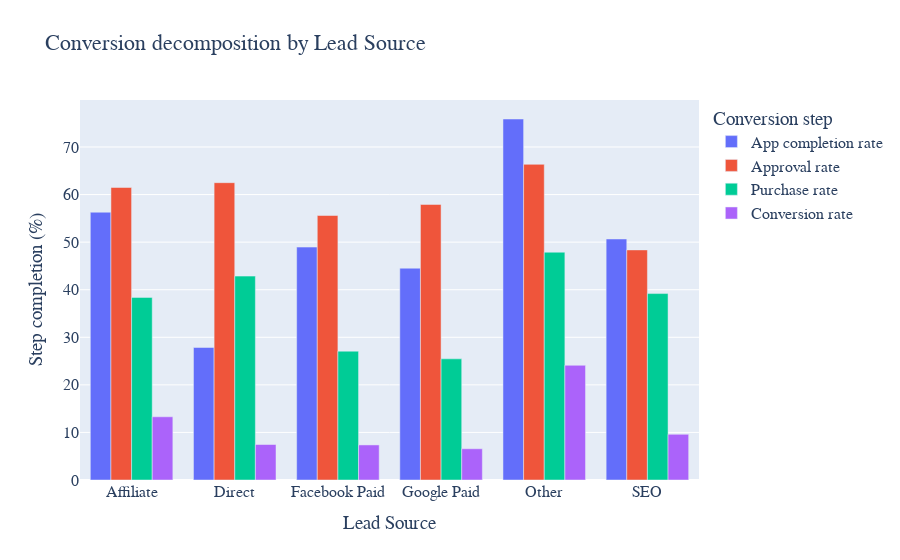

The notebook cell saved with this chart:
### Code cell
source_df = create_df(data, "Lead Source")
source_df = calculate_steps(source_df)
create_conversion_decomp_chart(source_df, "Lead Source")

### Figure 1 — Plotly figure (JSON) as saved in the notebook; plotly's stock layout.template omitted (floating-point values rounded to 4 significant figures)
{"data": [{"name": "App completion rate", "type": "bar", "x": ["Affiliate", "Direct", "Facebook Paid", "Google Paid", "Other", "SEO"], "y": [56.29, 27.86, 48.96, 44.53, 75.89, 50.66]}, {"name": "Approval rate", "type": "bar", "x": ["Affiliate", "Direct", "Facebook Paid", "Google Paid", "Other", "SEO"], "y": [61.49, 62.5, 55.6, 57.92, 66.36, 48.37]}, {"name": "Purchase rate", "type": "bar", "x": ["Affiliate", "Direct", "Facebook Paid", "Google Paid", "Other", "SEO"], "y": [38.38, 42.86, 27.08, 25.47, 47.89, 39.19]}, {"name": "Conversion rate", "type": "bar", "x": ["Affiliate", "Direct", "Facebook Paid", "Google Paid", "Other", "SEO"], "y": [13.29, 7.463, 7.372, 6.569, 24.11, 9.603]}], "layout": {"barmode": "group", "font": {"family": "Courier New, monospace", "size": 16}, "legend": {"title": {"text": "Conversion step"}}, "title": {"text": "Conversion decomposition by Lead Source"}, "xaxis": {"title": {"text": "Lead Source"}}, "yaxis": {"title": {"text": "Step completion (%)"}}}}
